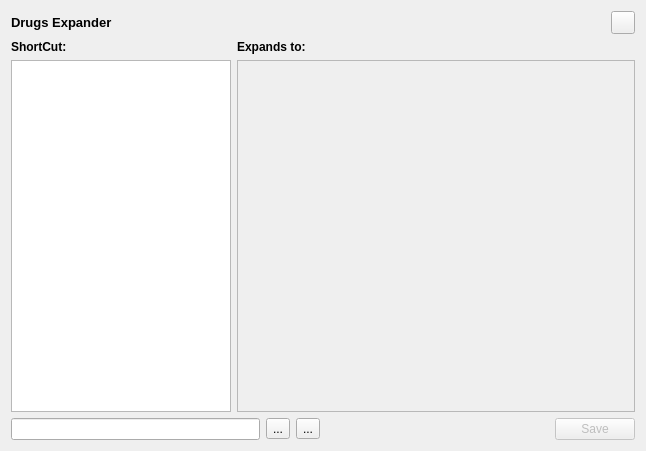
<?xml version="1.0" encoding="UTF-8"?>
<ui version="4.0">
 <class>drugExapnder</class>
 <widget class="QDialog" name="drugExapnder">
  <property name="geometry">
   <rect>
    <x>0</x>
    <y>0</y>
    <width>646</width>
    <height>451</height>
   </rect>
  </property>
  <property name="windowTitle">
   <string>Dialog</string>
  </property>
  <layout class="QGridLayout" name="gridLayout">
   <item row="6" column="1">
    <layout class="QHBoxLayout" name="horizontalLayout_3">
     <item>
      <spacer name="horizontalSpacer_2">
       <property name="orientation">
        <enum>Qt::Horizontal</enum>
       </property>
       <property name="sizeHint" stdset="0">
        <size>
         <width>40</width>
         <height>20</height>
        </size>
       </property>
      </spacer>
     </item>
     <item>
      <widget class="QPushButton" name="saveButton">
       <property name="enabled">
        <bool>false</bool>
       </property>
       <property name="sizePolicy">
        <sizepolicy hsizetype="Fixed" vsizetype="Fixed">
         <horstretch>0</horstretch>
         <verstretch>0</verstretch>
        </sizepolicy>
       </property>
       <property name="text">
        <string>Save</string>
       </property>
       <property name="autoDefault">
        <bool>false</bool>
       </property>
      </widget>
     </item>
    </layout>
   </item>
   <item row="4" column="0" colspan="2">
    <layout class="QHBoxLayout" name="horizontalLayout_5">
     <property name="topMargin">
      <number>0</number>
     </property>
     <item>
      <widget class="QLabel" name="label_4">
       <property name="maximumSize">
        <size>
         <width>220</width>
         <height>16777215</height>
        </size>
       </property>
       <property name="text">
        <string>&lt;html&gt;&lt;head/&gt;&lt;body&gt;&lt;p&gt;&lt;span style=&quot; font-weight:600;&quot;&gt;ShortCut:&lt;/span&gt;&lt;/p&gt;&lt;/body&gt;&lt;/html&gt;</string>
       </property>
      </widget>
     </item>
     <item>
      <widget class="QLabel" name="label_3">
       <property name="text">
        <string>&lt;html&gt;&lt;head/&gt;&lt;body&gt;&lt;p&gt;&lt;span style=&quot; font-weight:600;&quot;&gt;Expands to:&lt;/span&gt;&lt;/p&gt;&lt;/body&gt;&lt;/html&gt;</string>
       </property>
      </widget>
     </item>
    </layout>
   </item>
   <item row="0" column="0" colspan="2">
    <layout class="QHBoxLayout" name="horizontalLayout">
     <item>
      <widget class="QLabel" name="label">
       <property name="font">
        <font>
         <pointsize>10</pointsize>
        </font>
       </property>
       <property name="toolTip">
        <string>&lt;html&gt;&lt;head/&gt;&lt;body&gt;&lt;p&gt;Here you can add a shortcut when you type in drugs box it will be expanded when ever you print the prescription, note that&lt;br/&gt;1. Duplicates are not allowed.&lt;br/&gt;2. You can't use Names that already on drugindex as Shortcut.&lt;/p&gt;&lt;/body&gt;&lt;/html&gt;</string>
       </property>
       <property name="text">
        <string>&lt;html&gt;&lt;head/&gt;&lt;body&gt;&lt;p&gt;&lt;span style=&quot; font-size:10pt; font-weight:600;&quot;&gt;Drugs Expander&lt;/span&gt;&lt;/p&gt;&lt;/body&gt;&lt;/html&gt;</string>
       </property>
      </widget>
     </item>
     <item>
      <spacer name="horizontalSpacer">
       <property name="orientation">
        <enum>Qt::Horizontal</enum>
       </property>
       <property name="sizeHint" stdset="0">
        <size>
         <width>318</width>
         <height>20</height>
        </size>
       </property>
      </spacer>
     </item>
     <item>
      <widget class="QToolButton" name="closeButton">
       <property name="text">
        <string/>
       </property>
      </widget>
     </item>
    </layout>
   </item>
   <item row="6" column="0">
    <layout class="QHBoxLayout" name="horizontalLayout_2">
     <item>
      <widget class="genericLineEdit" name="shortcut">
       <property name="clearButtonEnabled">
        <bool>true</bool>
       </property>
      </widget>
     </item>
     <item>
      <widget class="QToolButton" name="buttonDel">
       <property name="text">
        <string>...</string>
       </property>
       <property name="icon">
        <iconset resource="resources.qrc">
         <normaloff>:/Graphics/minus</normaloff>:/Graphics/minus</iconset>
       </property>
      </widget>
     </item>
     <item>
      <widget class="QToolButton" name="buttonAdd">
       <property name="text">
        <string>...</string>
       </property>
       <property name="icon">
        <iconset resource="resources.qrc">
         <normaloff>:/Graphics/add</normaloff>:/Graphics/add</iconset>
       </property>
      </widget>
     </item>
    </layout>
   </item>
   <item row="5" column="0" colspan="2">
    <layout class="QHBoxLayout" name="horizontalLayout_4">
     <item>
      <widget class="QTableView" name="tableView">
       <property name="sizePolicy">
        <sizepolicy hsizetype="Preferred" vsizetype="Preferred">
         <horstretch>0</horstretch>
         <verstretch>0</verstretch>
        </sizepolicy>
       </property>
       <property name="maximumSize">
        <size>
         <width>220</width>
         <height>16777215</height>
        </size>
       </property>
       <property name="editTriggers">
        <set>QAbstractItemView::NoEditTriggers</set>
       </property>
       <property name="alternatingRowColors">
        <bool>true</bool>
       </property>
       <property name="selectionMode">
        <enum>QAbstractItemView::SingleSelection</enum>
       </property>
       <property name="sortingEnabled">
        <bool>false</bool>
       </property>
       <property name="wordWrap">
        <bool>false</bool>
       </property>
       <property name="cornerButtonEnabled">
        <bool>false</bool>
       </property>
       <attribute name="horizontalHeaderVisible">
        <bool>false</bool>
       </attribute>
       <attribute name="horizontalHeaderHighlightSections">
        <bool>false</bool>
       </attribute>
       <attribute name="verticalHeaderVisible">
        <bool>false</bool>
       </attribute>
       <attribute name="verticalHeaderDefaultSectionSize">
        <number>20</number>
       </attribute>
       <attribute name="verticalHeaderHighlightSections">
        <bool>false</bool>
       </attribute>
       <attribute name="verticalHeaderMinimumSectionSize">
        <number>20</number>
       </attribute>
      </widget>
     </item>
     <item>
      <widget class="TextEdit" name="expandText">
       <property name="enabled">
        <bool>false</bool>
       </property>
      </widget>
     </item>
    </layout>
   </item>
  </layout>
 </widget>
 <customwidgets>
  <customwidget>
   <class>TextEdit</class>
   <extends>QTextEdit</extends>
   <header>textedit.h</header>
  </customwidget>
  <customwidget>
   <class>genericLineEdit</class>
   <extends>QLineEdit</extends>
   <header>genericlineedit.h</header>
  </customwidget>
 </customwidgets>
 <resources>
  <include location="resources.qrc"/>
 </resources>
 <connections/>
</ui>
